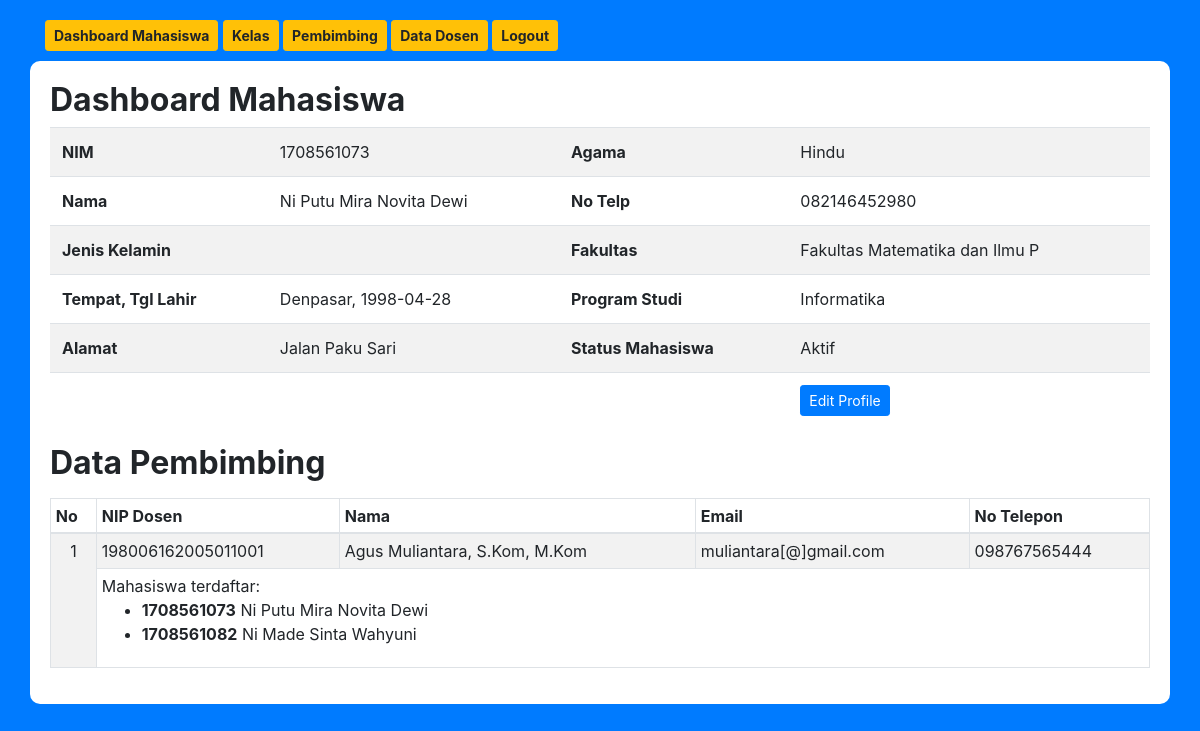
Page /mhsPembimbing.php (signed in) on the committed database.
### tables this page shows
CREATE TABLE `mahasiswa` (
  `nim` varchar(10) NOT NULL,
  `nama` varchar(50) DEFAULT NULL,
  `jk` enum('P','L') DEFAULT NULL,
  `tmp_lahir` varchar(30) DEFAULT NULL,
  `tgl_lahir` date DEFAULT NULL,
  `alamat` varchar(100) DEFAULT NULL,
  `agama` varchar(10) DEFAULT NULL,
  `no_telp` varchar(15) DEFAULT NULL,
  `fakultas` varchar(30) DEFAULT NULL,
  `prodi` varchar(30) DEFAULT NULL,
  `status_mhs` varchar(20) DEFAULT NULL
);

### mhsPembimbing.php (the view, shortened to what this page needs)
<?php
$id     = $_SESSION['idUser'];
?>
<!doctype html>
<html lang="en">
  <head>
    <link rel="stylesheet" type="text/css" href="css/bootstrap.min.css">
    <link rel="stylesheet" type="text/css" href="css/style.css">
  </head>
  <body>
  <div class="container" style="margin-top:20px;">
        <a href="mhsDashboard.php"><button class="btn btn-warning btn-sm"><b>Dashboard Mahasiswa</b></button></a>
        <a href="mhsKelas.php"><button class="btn btn-warning btn-sm"><b>Kelas</b></button></a>
        <a href="mhsPembimbing.php"><button class="btn btn-warning btn-sm"><b>Pembimbing</b></button></a>
        <a href="mhsViewDosen.php"><button class="btn btn-warning btn-sm"><b>Data Dosen</b></button></a>
        <a href="logout.php"><button class="btn btn-warning btn-sm"><b>Logout</b></button></a>
    </div>
    <div class="container" style="background: #fff; padding: 20px; border-radius: 10px; margin-top: 10px;">
        <h2><b>Dashboard Mahasiswa</b></h2>
        <?php
            include 'connect.php';
            $getData    = mysqli_query($conn, "SELECT nim, nama, jk, tmp_lahir, tgl_lahir, alamat, agama, no_telp, fakultas, prodi, status_mhs FROM mahasiswa WHERE nim='$id'");
            $data       = mysqli_fetch_array($getData);
            $nim        = $data['nim'];
            $nama       = $data['nama'];
            $jk         = $data['jk'];
            $tmp_lahir  = $data['tmp_lahir'];
            $tgl_lahir  = $data['tgl_lahir'];
            $alamat     = $data['alamat'];
            $agama      = $data['agama'];
            $no_telp    = $data['no_telp'];
            $fakultas   = $data['fakultas'];
            $prodi      = $data['prodi'];
            $status_mhs = $data['status_mhs'];
        ?>
        <table class="table table-striped">
            <tr>
                <th>NIM</th>
                <td><?php echo $nim; ?></td>
                <th>Agama</th>
                <td><?php echo $agama; ?></td>
            </tr>
            <tr>
                <th>Nama</th>
                <td><?php echo $nama; ?></td>
                <th>No Telp</th>
                <td><?php echo $no_telp; ?></td>
            </tr>
            <tr>
                <th>Jenis Kelamin</th>
                <td><?php echo $jk; ?></td>
                <th>Fakultas</th>
                <td><?php echo $fakultas; ?></td>
            </tr>
            <tr>
                <th>Tempat, Tgl Lahir</th>
                <td><?php echo $tmp_lahir.", ".$tgl_lahir; ?></td>
                <th>Program Studi</th>
                <td><?php echo $prodi; ?></td>
            </tr>
            <tr>
                <th>Alamat</th>
                <td><?php echo $alamat; ?></td>
                <th>Status Mahasiswa</th>
                <td><?php echo $status_mhs; ?></td>
            </tr>
            <tr>
                <th></th>
                <td></td>
                <th></th>
                <td><a href="mhsEditProfile.php"><button class="btn btn-primary btn-sm">Edit Profile</button></a></td>
            </tr>
        </table>
        <h2 style="margin-top:10px;"><b>Data Pembimbing</b></h2>
        <table class="table table-striped table-sm table-bordered" style="margin-top:15px;">
                <thead>
                <tr>
                    <th>No</th>
                    <th>NIP Dosen</th>
                    <th>Nama</th>
                    <th>Email</th>
                    <th>No Telepon</th>
                </tr>
                </thead>
                <tbody id="tabel">
                <?php
                    include "connect.php";
                    $query_mysqli = mysqli_query($conn, "
                    SELECT DISTINCT a.nip_dosen, b.nama AS nama_dosen, b.email, b.no_telp FROM bimbingan a INNER JOIN dosen b ON a.`nip_dosen`=b.`nip`
                    ")or die(mysql_error());
                    $nomor = 1;
                    while($data = mysqli_fetch_array($query_mysqli)){
                    $nip_dosen = $data['nip_dosen'];
                ?>
                <tr>
                    <td align="center" rowspan='2'><?php echo $nomor++; ?></td>
                    <td><?php echo $data['nip_dosen']; ?></td>
                    <td><?php echo $data['nama_dosen']; ?></td>
                    <td><?php echo $data['email']; ?></td>
                    <td><?php echo $data['no_telp']?></td>
                </tr>
                <tr>
                    <td colspan='7'>
                        Mahasiswa terdaftar:
                        <ul>
                        <?php
                            $getKelas = mysqli_query($conn, "SELECT a.nim, a.nama FROM mahasiswa a INNER JOIN bimbingan b ON a.`nim`=b.`nim_mhs` WHERE b.nip_dosen='$nip_dosen'");
                            while($dataKelas = mysqli_fetch_array($getKelas)){
                                echo "<li><b>".$dataKelas['nim']."</b> ".$dataKelas['nama']."</li>";
                            }
                        ?>
                        </ul>
                    </td>
                </tr>
                <?php } ?>
                </tbody>
            </table>
    </div>
  </body>
</html>

### css/style.css (style rules this page uses)
body { background-color: #007bff; }
a { text-decoration: none; }

### rows in the picture
mahasiswa: nim "1708561073", agama "Hindu", nama "Ni Putu Mira Novita Dewi", no_telp "082146452980", fakultas "Fakultas Matematika dan Ilmu P", tmp_lahir "Denpasar", tgl_lahir "1998-04-28", prodi "Informatika", alamat "Jalan Paku Sari", status_mhs "Aktif"
mahasiswa: nim "1708561082", nama "Ni Made Sinta Wahyuni"

### other values in the picture
$data['nip_dosen'] "198006162005011001"
$data['nama_dosen'] "Agus Muliantara, S.Kom, M.Kom"
$data['email'] "muliantara[@]gmail.com"
$data['no_telp'] "098767565444"
